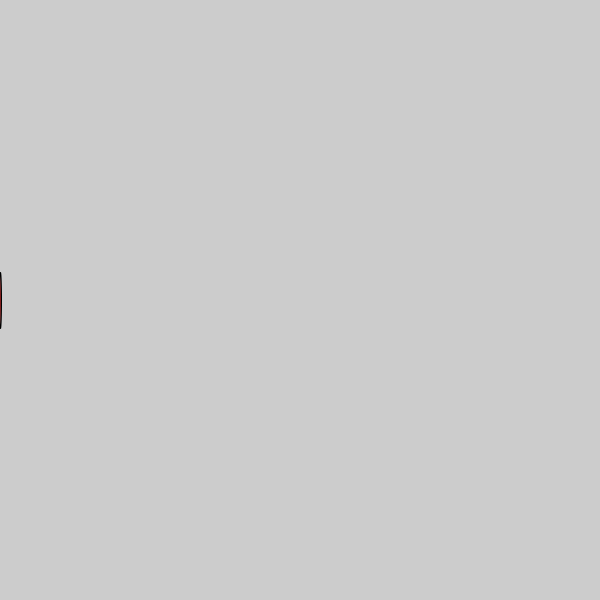
Frame 1 (no input)
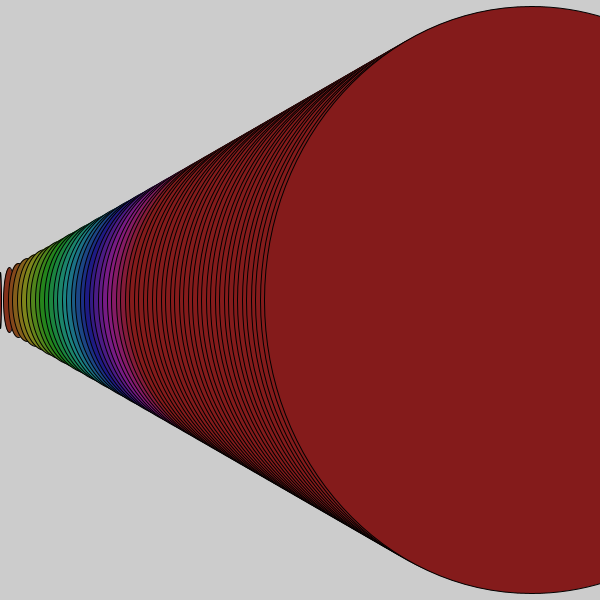
Frame 60 (the mouse pressed at the canvas centre just before this capture)
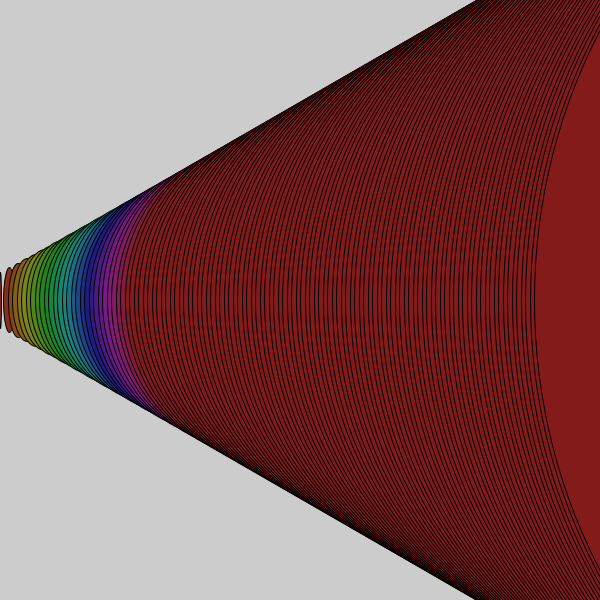
Frame 120 (the mouse held since frame 60 and released just before this capture)

The Processing sketch that drew these frames (run headless with seeded random() and noise(); from frame 60 on, the mouse is pressed at the canvas centre):

// Processing sketch: processing_133910
// ── processing_133910.pde

int aumenta=0;
void setup(){
size(600,600);
}
void draw(){ 
colorMode(HSB);  
fill(aumenta,201, 132);
ellipse(aumenta,height/2,aumenta+2,aumenta+56);
aumenta+=9;
fill(aumenta,22,22);
}
